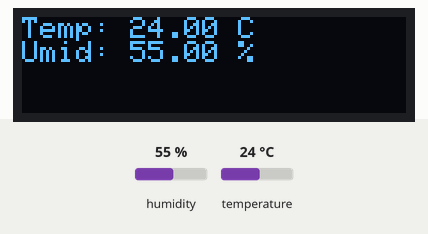
Simulated run of this sketch. Board: Arduino Uno, built with avr-gcc and run on an emulated ATmega328P. On the bench: 128×32 one-colour display. The test bench sets the inputs (shaded band); at power-on: humidity 55 %, temperature 24 °C.

Above: at 3.2 s.
3.3 s: humidity set to 22 %
At 4.9 s:
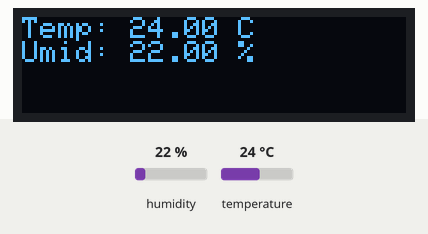
6.0 s: temperature set to 12 °C
At 6.7 s:
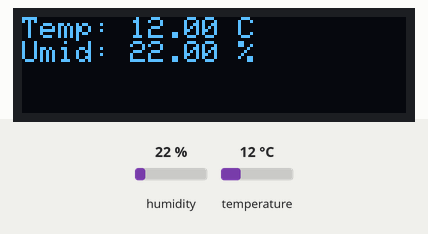
8.7 s: humidity set to 40 %
At 11.4 s:
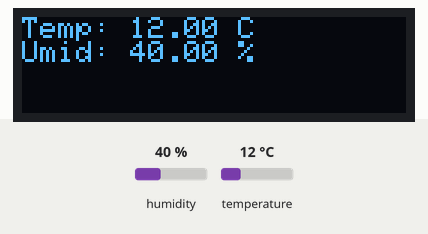
11.7 s: temperature set to 19 °C
At 13.3 s:
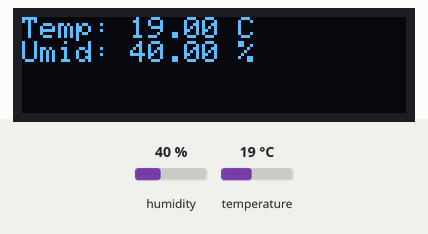
Timing chart, 0 to 14.8 s (numbered marks = the images above; inputs shaded):
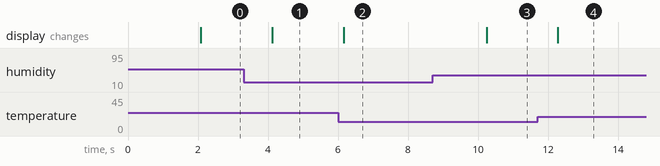

The sketch:

HumiditySensor.ino
```cpp
#include <Wire.h> // I2C library
#include <Adafruit_GFX.h> // Core graphics library
#include <Adafruit_SSD1306.h> // OLED display
#include "DHT.h" // Include DHT sensor library (Humidity and Temperature)

// OLED display
#define SCREEN_WIDTH 128 // OLED display width, in pixels
#define SCREEN_HEIGHT 32 // OLED display height, in pixels
#define OLED_RESET    -1
Adafruit_SSD1306 display(SCREEN_WIDTH, SCREEN_HEIGHT, &Wire, OLED_RESET);

// Humidity and Temperature sensor
#define DHTPIN 14 // Connected to GPIO5
#define DHTTYPE DHT11
DHT dht(DHTPIN, DHTTYPE);

void setup() {
  Serial.begin(115200);
  dht.begin();

  // Initialize OLED display
  if(!display.begin(SSD1306_SWITCHCAPVCC, 0x3C)) {  // Address 0x3C for 128x32
    Serial.println(F("SSD1306 allocation falied"));
    for(;;);
  }
  display.clearDisplay();
  display.setTextSize(1);
  display.setTextColor(SSD1306_WHITE);
  display.setCursor(0,0);
  display.println("Test graphics ...");
  display.display();
  delay(2000); // Pause for 2 seconds
}

void loop() {
  float h = dht.readHumidity();
  float t = dht.readTemperature();

  display.clearDisplay();
  display.setCursor(0,0);

  if (isnan(h) || isnan(t)) {
    display.println("Errore lettura DHT11");
  } else {
    display.print("Temp: "); display.print(t); display.println(" C");
    display.print("Umid: "); display.print(h); display.println(" %");
  }
  display.display();
  delay(2000);
}
```

Measured:
- after the input at 3.3 s, the display: changes after 0.83 s (image 1)
- after the input at 6.0 s, the display: changes after 0.17 s (image 2)
- after the input at 8.7 s, the display: changes after 1.5 s (image 3)
- after the input at 11.7 s, the display: changes after 0.59 s (image 4)
